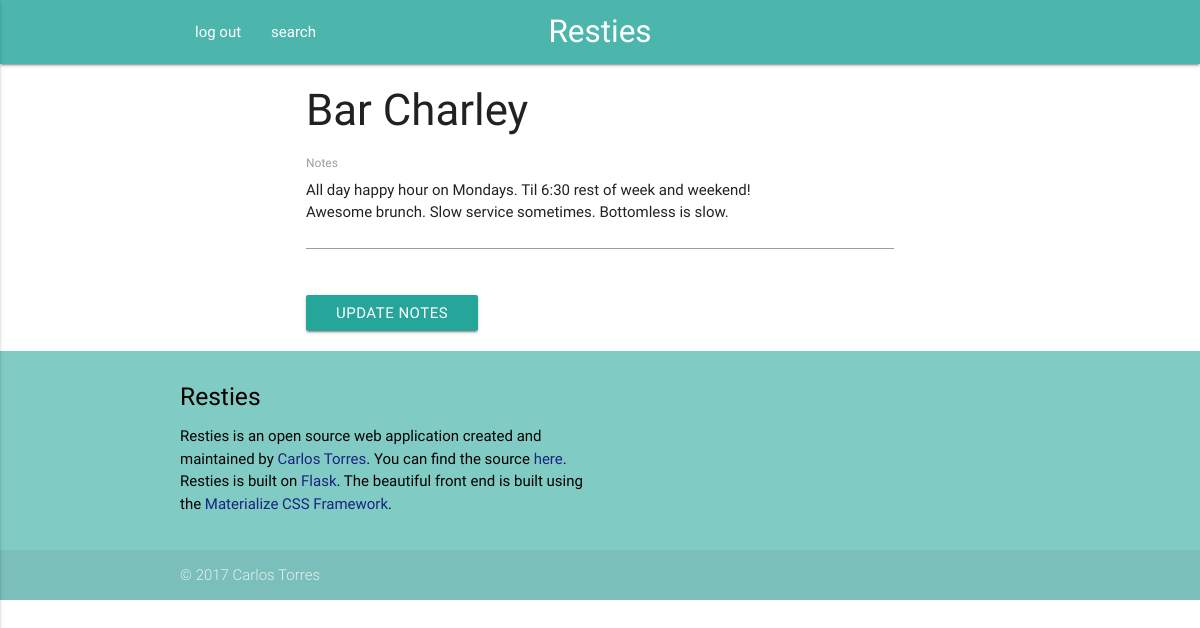
Page /editNotes/ChIJFZf4-sS3t4kRIrzJdxTMS1s (signed in) on the earlier database version.
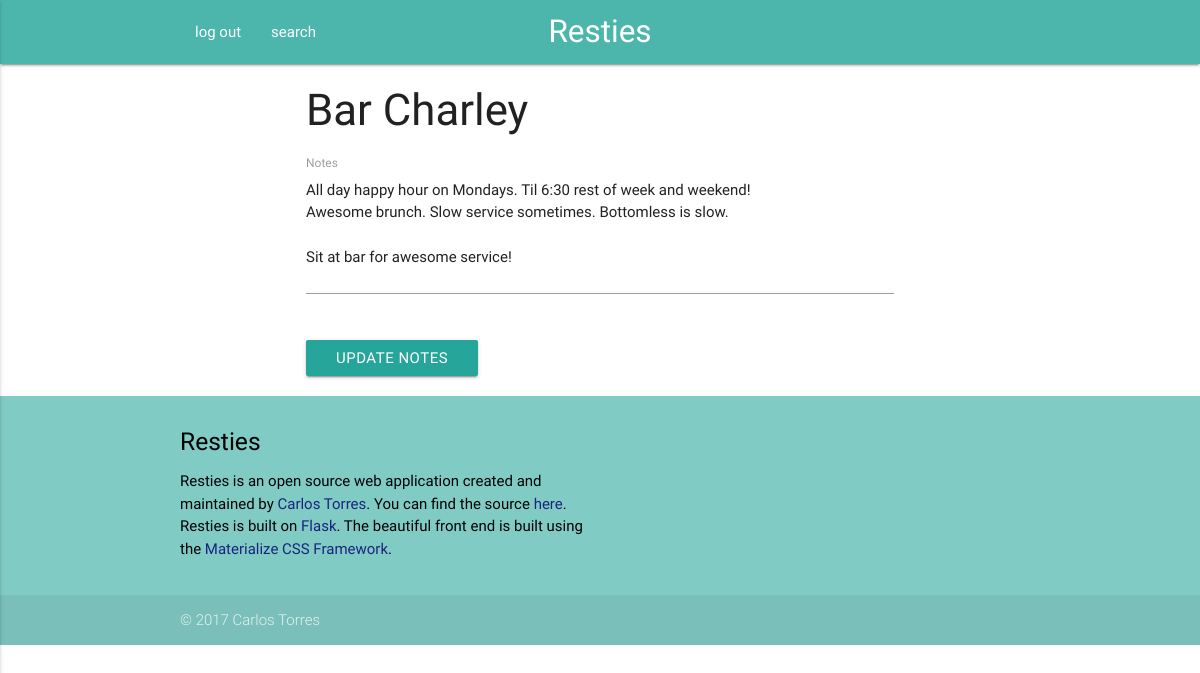
Same page on the later database version.
### project/models.py (models this page shows, shortened)
class Place(db.Model):
	__tablename__ = 'places'
	placeID = db.Column(db.String, primary_key=True)
	placeName = db.Column(db.String, nullable=False)
	notes = db.Column(db.String, nullable=True)
	userID = db.Column(db.Integer, db.ForeignKey('users.userID'), primary_key=True)

### project/places/views.py (the view)
@places_blueprint.route('/editNotes/<string:placeID>', methods=['GET','POST'])
@login_required
def editNotes(placeID):
	error = None
	place = getPlace(placeID,session['userID'])
	form = NotesForm(request.form)
	if request.method == 'POST':
		place.notes = form.notes.data
		db.session.commit()
		flash('Notes updated!')
		return redirect(url_for('places.details', placeID=placeID))
	return render_template('editNotes.html', place=place, error=error, form=form)

### project/places/forms.py
class NotesForm(Form):
	notes = TextAreaField(
		'Notes'
	)

### project/places/views.py (called while the page is built)
def login_required(test):
	@wraps(test)
	def wrap(*args, **kwargs):
		if 'logged_in' in session:
			return test(*args, **kwargs)
		else:
			flash('You need to login first.')
			return redirect(url_for('users.login'))
	return wrap

def getPlace(placeID, userID):
	return db.session.query(Place).filter_by(placeID=placeID,userID=userID).first()

### project/templates/editNotes.html (shortened to what this page needs)
{% extends "_base.html" %}
{% block content %}
  <div class="container">
  	<h3>{{ place.placeName }}</h3>
  	<div class="row">
  	  <form class="col s12" method="POST" action="{{ url_for('places.editNotes', placeID=place.placeID) }}">
  	    <div class="row">
  	    	<div class="input-field col s12">
            {% set f = form.notes.process_data(place.notes) %}
  	    	  {{  form.notes(class="materialize-textarea", id="textarea_notes", autofocus=true) }}
  	    		<label for="textarea_notes">Notes</label>
  	    	</div>
  	    </div>
  	    <button class="waves-effect waves-light btn" type="submit" name="action">Update Notes</button>
  	  </form>
  	</div>
  </div>
{% endblock %}

Differences in the rows shown:
changed Place "Bar Charley": notes "All day happy hour on Mondays. Til 6:30 rest of week and weekend! Awesome brunch. Slow service sometimes. Bottomless is slow." → "All day happy hour on Mondays. Til 6:30 rest of week and weekend! Awesome brunch. Slow service sometimes. Bottomless is slow. Sit at bar for awesome service!"
